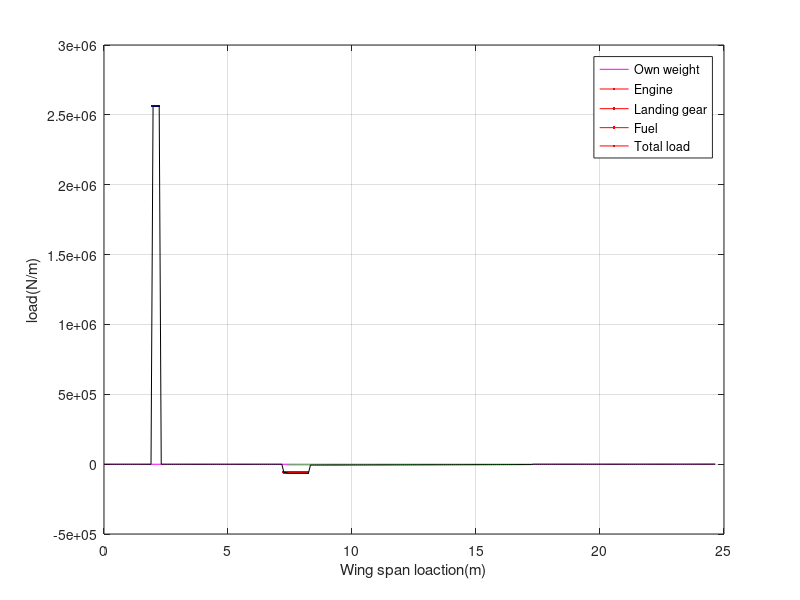
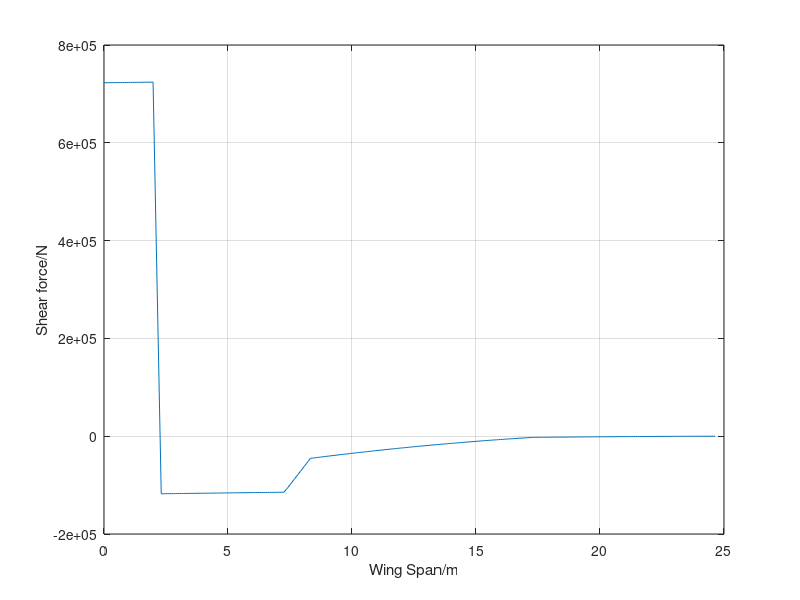
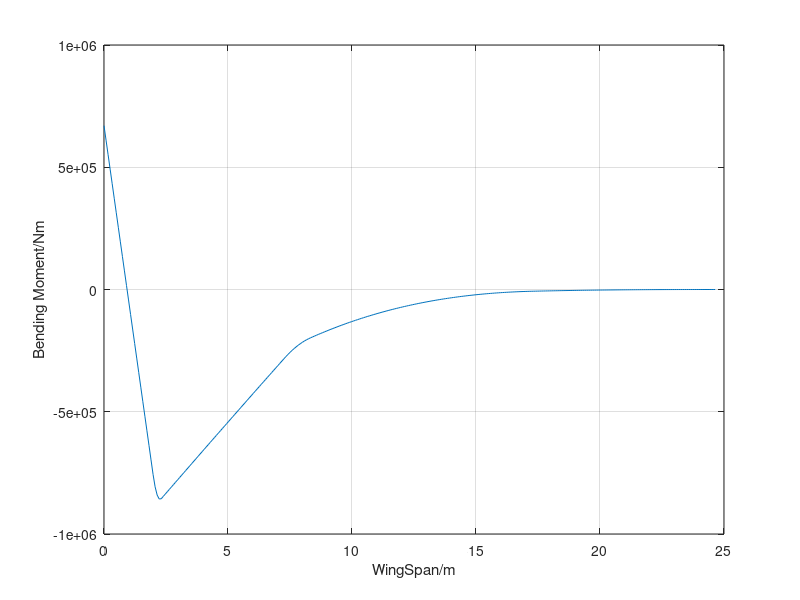

These figures' MATLAB source, in order:
%% loading case during landing case
clear
clc

halfSpan = (53.19-3.9)/2;
y = linspace(0,halfSpan,300);

loadLG = 65300*9.81/0.25;
yLG = linspace(1.95,2.2,100);

loadEngine = 6030*9.81/1;
yEngine = linspace(7.23,8.23,100);

loadWing0 = 5150*9.81/(halfSpan*pi);
loadWing = loadWing0*sqrt(1-(y/halfSpan).^2);

yFuel = linspace(7.394,17.25,200);
loadFuel = 27800.*9.81./(halfSpan*0.4*pi).*(1-yFuel/halfSpan);

totalLoad = zeros(1,300);
totalLoad(25:28) = totalLoad(25:28)+loadLG;
totalLoad(89:101) = totalLoad(89:101)-loadEngine;
totalLoad(:) = totalLoad(:)-loadWing(:);
yFuel2 = linspace(7.394,17.25,120);
loadFuel2 = 27800.*9.81./(halfSpan*0.4*pi).*(1-yFuel2/halfSpan);
totalLoad(91:210)= totalLoad(91:210)-loadFuel2(1:120);

figure(1)
plot(y,-loadWing,'m');
hold on;
plot(yEngine,-loadEngine,'r.-');
hold on;
plot(yLG,loadLG,'b.-');
hold on;
plot(yFuel,-loadFuel,'g');
hold on;
plot(y,totalLoad,'k');
legend("Own weight","Engine","Landing gear","Fuel","Total load");
ylabel('load(N/m)');
xlabel('Wing span loaction(m)');
grid on
hold off

%%

figure(2)
dx = halfSpan/300;
shearForce = totalLoad.*dx;
for i = 1:300
    shearForce(i) = sum(shearForce(i:300));
end    
plot(y,shearForce);
ylabel("Shear force/N");
xlabel("Wing Span/m");
grid on
hold off

shearForce(301)=0;
for i = 1:300
    dbendMoment(i) = (shearForce(i)+shearForce(i+1))*(dx)/2;
end

for i = 1:300
    bendMoment(i) = sum(dbendMoment(i:300));
end   
figure(3);
plot(y,bendMoment);
grid on;
ylabel("Bending Moment/Nm");
xlabel("WingSpan/m");
hold off;
